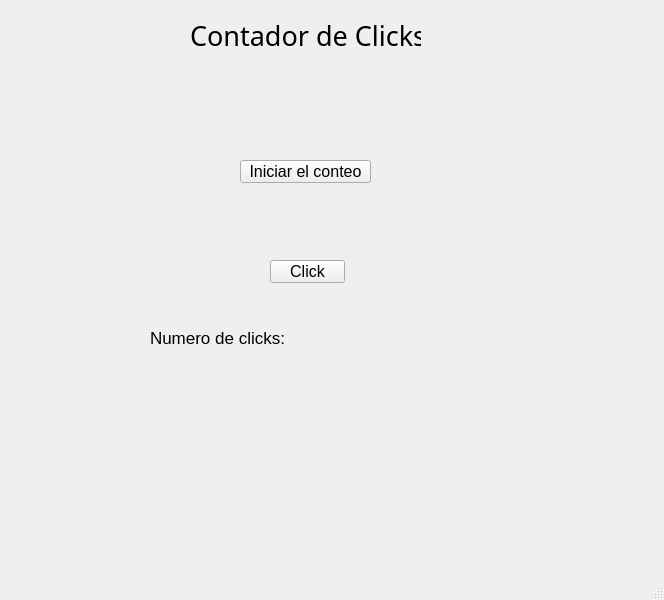
<?xml version="1.0" encoding="UTF-8"?>
<ui version="4.0">
 <class>MainWindow</class>
 <widget class="QMainWindow" name="MainWindow">
  <property name="geometry">
   <rect>
    <x>0</x>
    <y>0</y>
    <width>664</width>
    <height>600</height>
   </rect>
  </property>
  <property name="font">
   <font>
    <pointsize>12</pointsize>
   </font>
  </property>
  <property name="windowTitle">
   <string>MainWindow</string>
  </property>
  <widget class="QWidget" name="centralwidget">
   <widget class="QLabel" name="lblTitle">
    <property name="geometry">
     <rect>
      <x>190</x>
      <y>10</y>
      <width>231</width>
      <height>51</height>
     </rect>
    </property>
    <property name="font">
     <font>
      <family>Yu Gothic UI Semilight</family>
      <pointsize>20</pointsize>
     </font>
    </property>
    <property name="text">
     <string>Contador de Clicks</string>
    </property>
   </widget>
   <widget class="QLabel" name="lblTime">
    <property name="geometry">
     <rect>
      <x>270</x>
      <y>190</y>
      <width>101</width>
      <height>16</height>
     </rect>
    </property>
    <property name="styleSheet">
     <string notr="true">border-color: rgb(255, 85, 0);</string>
    </property>
    <property name="text">
     <string/>
    </property>
   </widget>
   <widget class="QPushButton" name="btnStart">
    <property name="geometry">
     <rect>
      <x>240</x>
      <y>160</y>
      <width>131</width>
      <height>23</height>
     </rect>
    </property>
    <property name="text">
     <string>Iniciar el conteo</string>
    </property>
   </widget>
   <widget class="QPushButton" name="btnClick">
    <property name="geometry">
     <rect>
      <x>270</x>
      <y>260</y>
      <width>75</width>
      <height>23</height>
     </rect>
    </property>
    <property name="text">
     <string>Click</string>
    </property>
   </widget>
   <widget class="QLabel" name="lblClicks">
    <property name="geometry">
     <rect>
      <x>300</x>
      <y>330</y>
      <width>101</width>
      <height>16</height>
     </rect>
    </property>
    <property name="text">
     <string/>
    </property>
   </widget>
   <widget class="QLabel" name="lblClicks_2">
    <property name="geometry">
     <rect>
      <x>150</x>
      <y>330</y>
      <width>141</width>
      <height>16</height>
     </rect>
    </property>
    <property name="font">
     <font>
      <pointsize>13</pointsize>
     </font>
    </property>
    <property name="text">
     <string>Numero de clicks:</string>
    </property>
   </widget>
   <widget class="QLabel" name="lblImage">
    <property name="geometry">
     <rect>
      <x>400</x>
      <y>320</y>
      <width>51</width>
      <height>51</height>
     </rect>
    </property>
    <property name="styleSheet">
     <string notr="true">border-image: url(:/Logos/manoicono.png);</string>
    </property>
    <property name="text">
     <string/>
    </property>
   </widget>
   <widget class="QLabel" name="label_3">
    <property name="geometry">
     <rect>
      <x>10</x>
      <y>10</y>
      <width>171</width>
      <height>111</height>
     </rect>
    </property>
    <property name="styleSheet">
     <string notr="true">border-image: url(:/Logos/fians.png);</string>
    </property>
    <property name="text">
     <string/>
    </property>
   </widget>
   <widget class="QLabel" name="label_4">
    <property name="geometry">
     <rect>
      <x>470</x>
      <y>20</y>
      <width>171</width>
      <height>111</height>
     </rect>
    </property>
    <property name="styleSheet">
     <string notr="true">border-image: url(:/Logos/escudo_imagotipoUAT.png);</string>
    </property>
    <property name="text">
     <string/>
    </property>
   </widget>
   <widget class="QLabel" name="label_5">
    <property name="geometry">
     <rect>
      <x>460</x>
      <y>390</y>
      <width>171</width>
      <height>111</height>
     </rect>
    </property>
    <property name="styleSheet">
     <string notr="true">border-image: url(:/Logos/56f38-batman-logo-png-transparent-free.png);</string>
    </property>
    <property name="text">
     <string/>
    </property>
   </widget>
  </widget>
  <widget class="QMenuBar" name="menubar">
   <property name="geometry">
    <rect>
     <x>0</x>
     <y>0</y>
     <width>664</width>
     <height>21</height>
    </rect>
   </property>
  </widget>
  <widget class="QStatusBar" name="statusbar"/>
 </widget>
 <resources>
  <include location="../recursos.qrc"/>
 </resources>
 <connections/>
</ui>
